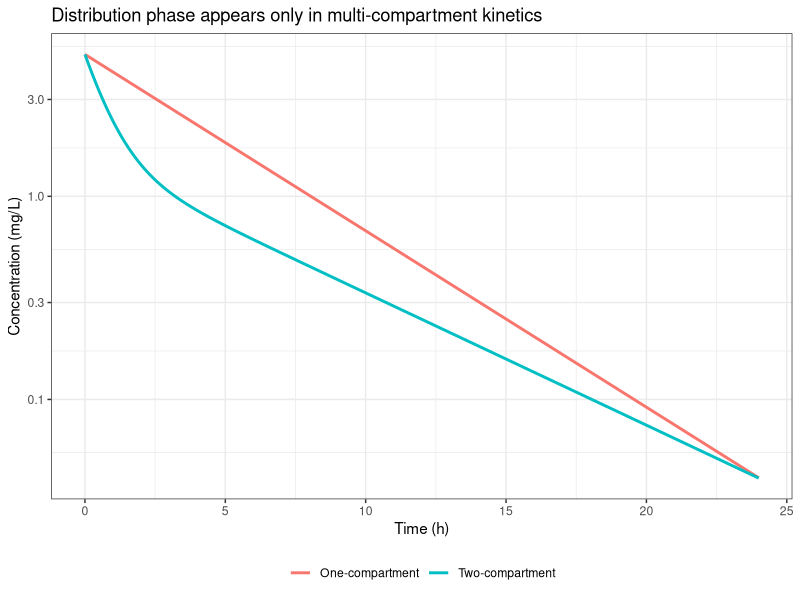

Write the R code that produced this figure.
# Compartment Models
# Extracted executable R code from 04-compartment-models.qmd
# Generated by scripts/extract_code.R — do not edit by hand.
# Regenerate: Rscript scripts/extract_code.R   (book repo)
#             Rscript scripts/extract_code.R --standalone   (bundle)
# Working directory: run from the repository root (data/ paths are relative).

# ----------------------------------------------------------------------
# Section: R Illustration: One- versus Two-Compartment Profiles
# ----------------------------------------------------------------------
library(ggplot2)

set.seed(20260731)
time <- seq(0, 24, by = 0.1)

# One-compartment IV bolus
C1 <- 5 * exp(-0.2 * time)

# Two-compartment biexponential (illustrative)
C2 <- 3.5 * exp(-1.2 * time) + 1.5 * exp(-0.15 * time)

df <- rbind(
  data.frame(time = time, conc = C1, model = "One-compartment"),
  data.frame(time = time, conc = C2, model = "Two-compartment")
)

ggplot(df, aes(time, conc, color = model)) +
  geom_line(linewidth = 1) +
  scale_y_log10() +
  labs(
    x = "Time (h)",
    y = "Concentration (mg/L)",
    color = NULL,
    title = "Distribution phase appears only in multi-compartment kinetics"
  ) +
  theme_bw() +
  theme(legend.position = "bottom")
